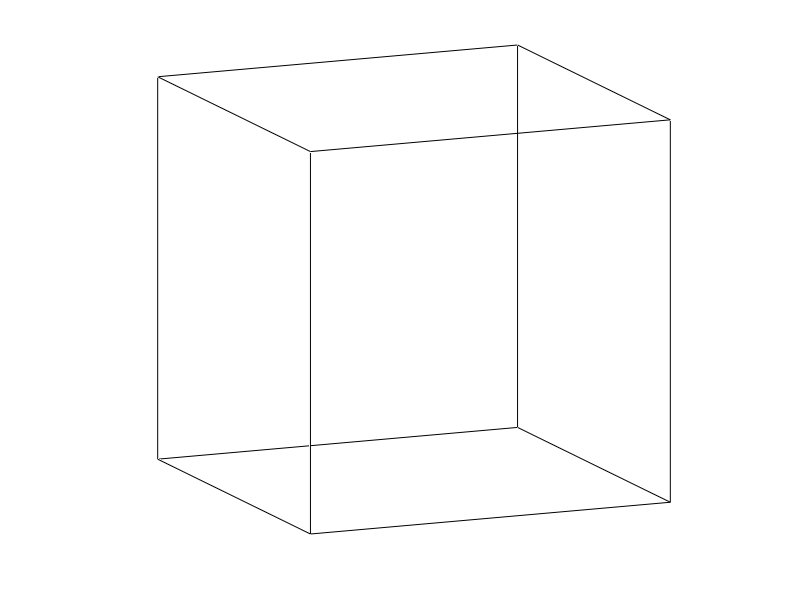

Reproduce this figure in MATLAB.
clear all; clc; fclose all;
fid=fopen('Si_6.dat'); 
A=fscanf(fid,'%d    %f   %f    %f    %f   %d',[6 inf]);
A=A';
stt=A(:, 1); x=A(:, 2); y=A(:, 3); z=A(:, 4);
q=A(:,6);
id=A(:,5);

    NCL=17;
    sh1=sum(id==1);
    sh2=sum(id==2);
    sh=sh1+sh2;
    rmin=2.401;
    SPTO(sh1, 7)=0;
    SPT(1,8)=0;
%     fid=fopen('md0.dat'); 
%     A1=fscanf(fid,'%d  %f',[2 1]);
     l=66.3103-0.65; l2=l/2;
% assign id for clusters   
for i=1:sh1
    idcl(i)=i;
end
%==========================
for i=1:sh1
    dem(i)=0; k=0;
   for j=sh1+1:sh1+sh2
           rx=x(i)-x(j); 
           if (rx>l2) rx=rx-l;
           elseif (rx<(-l2)) rx=rx+l;
           end
           ry=y(i)-y(j);
           if (ry>l2) ry=ry-l;
           elseif (ry<(-l2)) ry=ry+l;
           end
           rz=z(i)-z(j);
           if (rz>l2) rz=rz-l;
           elseif (rz<(-l2)) rz=rz+l;
           end
           kc=sqrt(rx*rx+ry*ry+rz*rz);
              if((kc>0.001)&(kc<rmin))
                  dem(i)=dem(i)+1;  k=k+1;  SPTO(i,k)=j;idcl(j)=i;
              end
   end
   
   SPT(k)=SPT(k)+1;
 end
% assign id for clusters   
for i=1:sh1
    idcl(i)=i;
end
%==========================

  for i=1:sh1
   for j=i+1:sh1
        for k= SPTO(i,1:7) 
             for k1= SPTO(j,1:7) 
                        if (k==k1)&(k>0)
                              
                              b=idcl(i);
                              c=idcl(j); 
                              a=min(b,c);
                              for i1=1:sh
                                    if ((idcl(i1)==b)|(idcl(i1)==c))  
                                     idcl(i1)=a;
                                    end                                            
                                  end

                                  for i2=1:7
                                      if (SPTO(i, i2)>0)
                                      idcl(SPTO(i,i2)) =a;  
                                      end

                                      if (SPTO(j, i2)>0)
                                      idcl(SPTO(j,i2))=a;
                                      end 
                                  end   
                              idcl(i)=a; 
                              idcl(j)=a;
                              break; 
                          end
             end
                        
        end 
        %=================
   end
  end
  
  k=0;
  for i=1:sh
      tam=sum(idcl==i);
            if (tam>0)
                k=k+1; 
                Nat_cl(k)=tam;
                id_cl(k)=i;
            end
                
  end
  M=[Nat_cl; id_cl];
 
 
  k=0;
for i=1: max(Nat_cl)
    k=k+1;
    Nth(k)=sum(Nat_cl==i); Natom(k)=i;      
end
M2=[ Nth; Natom ];
M=M';    
M2=M2';
j=0;
for i=1: max(Nat_cl)
      if M2(i, 1)>0
         j=j+1;
        M3(j, :)= M2(i,:);
    end
end
%phan bo dam
PBD=fopen('pbd.dat', 'a');
fid=fopen('ghidam.dat', 'w');
for i=1:length(M3(:, 1))
     
    fprintf(PBD, '% 10d  %10d \n', M3(i, 1), M3(i, 2));
end
    fprintf(PBD, '\n  \n') ;
          
  
  %==========================================================
 mau2=[0 0 0];mau3= [1 1 0]; mau1=[1 0 1];
 [Sx Sy Sz]=sphere(40);
 ii=0;
 N=sh;
for i=1:N
    if (idcl(i)==NCL)
     if(id(i)==1)
         Ray=.45; mau=mau1;
     elseif (id(i)==2)
         Ray=.35; mau=mau2;
     elseif (id(i)==3)
         Ray=.55; mau=mau3;
    end
          surface((Ray*Sx + x(i)),(Ray*Sy + y(i)),(Ray*Sz + z(i)),'FaceColor',mau, 'EdgeColor','none'); 
          ii=ii+1
          fprintf(fid, '%6d  %12.3f  %12.3f% 12.3f %6d  %6d \n', ii, x(i), y(i), z(i), id(i), q(i));
          
    end
end
%+++++++++++++++++++++++
[xcyl,ycyl,zcyl]=cylinder(1,40); %z-oriented
dirc=[1e-10 1e-10 100000']; %Create a vector with a z-direction
Ray=0.15;
colorbond2=mau2;
                                        
  for i=1:N
    for j=1:N
        if(idcl(i)==NCL)&(idcl(j)==NCL)
     r=sqrt((x(i)-x(j))*(x(i)-x(j))+(y(i)-y(j))*(y(i)-y(j))+(z(i)-z(j))*(z(i)-z(j))); 
        if (((r<3.6)&(id(i)==3)&(id(j)==2))|((r<rmin)&(id(i)==1)&(id(j)==2)))
            a=xcyl*Ray;
            b=ycyl*Ray;
            c=zcyl;
            
                     if((id(i)==1))
                                           
                         colorbond1=mau1; 
                     end
                       if((id(i)==3))
                                           
                         colorbond1=mau3; 
                     end
                     
                    %first atom position
                    pc(1,1:3)= [x(i), y(i), z(i) ];
                    %second atom position
                    pc(2,1:3)= [(x(j)+x(i))/2, (y(j)+y(i))/2,(z(j)+z(i))/2];
                    %Bond creation
                    [m,I]=sort(pc(:,3));
                     a1=I(1);
                     b1=I(2);
                     h=surface(a+pc(a1,1),b+pc(a1,2),r*c/2+pc(a1,3),'FaceColor',colorbond1, 'EdgeColor','none');
                     a=pc(b1,:)-pc(a1,:);
                     b=dirc;
                     cr(1) = b(3)*a(2) - b(2)*a(3);
                     cr(2) = b(1)*a(3) - b(3)*a(1);
                     cr(3) = b(2)*a(1) - b(1)*a(2);
                     dir=pc(a1,:)+cr;
                     alfa=(180/pi)*(atan2(pc(b1,3)-pc(a1,3),((pc(b1,1)-pc(a1,1))^2+(pc(b1,2)-pc(a1,2))^2)^(1/2))-pi/2);                               
                     rotate(h,dir,alfa,pc(a1,:)+1e-9)
                     % ve nua tru sau
                     a=xcyl*Ray;
                     b=ycyl*Ray;
                     c=zcyl;
                    %first atom position
                    pc(1,1:3)= pc(2,1:3);
                    %second atom position
                    pc(2,1:3)= [x(j), y(j),z(j)];
                    %Bond creation
                    [m,I]=sort(pc(:,3));
                     a1=I(1);
                     b1=I(2);
                     h=surface(a+pc(a1,1),b+pc(a1,2),r*c/2+pc(a1,3),'FaceColor',colorbond2, 'EdgeColor','none');
                     a=pc(b1,:)-pc(a1,:);
                     b=dirc;
                     cr(1) = b(3)*a(2) - b(2)*a(3);
                     cr(2) = b(1)*a(3) - b(3)*a(1);
                     cr(3) = b(2)*a(1) - b(1)*a(2);
                     dir=pc(a1,:)+cr;
                     alfa=(180/pi)*(atan2(pc(b1,3)-pc(a1,3),((pc(b1,1)-pc(a1,1))^2+(pc(b1,2)-pc(a1,2))^2)^(1/2))-pi/2);                               
                     rotate(h,dir,alfa,pc(a1,:)+1e-9)
       
        end 
        end
                end 
  end

%====================
  mau3=[0 0 0];
  k1=1;
  Lx1=0;  Ly1=0;  Lz1=0;
  Lx2=l;  Ly2=l;  Lz2=l;
line([Lx1, Lx2],[Ly1, Ly1], [Lz1, Lz1],'Color',mau3,'LineWidth',k1*Ray);
line([Lx1, Lx2],[Ly1, Ly1], [Lz2, Lz2],'Color',mau3,'LineWidth',k1*Ray);
line([Lx1, Lx2],[Ly2, Ly2], [Lz1, Lz1],'Color',mau3,'LineWidth',k1*Ray);
line([Lx1, Lx2],[Ly2, Ly2], [Lz2, Lz2],'Color',mau3,'LineWidth',k1*Ray);

line([Lx2, Lx2],[Ly1, Ly1], [Lz1, Lz2],'Color',mau3,'LineWidth',k1*Ray);
line([Lx2, Lx2],[Ly2, Ly2], [Lz1, Lz2],'Color',mau3,'LineWidth',k1*Ray);
line([Lx1, Lx1],[Ly1, Ly1], [Lz1, Lz2],'Color',mau3,'LineWidth',k1*Ray);
line([Lx1, Lx1],[Ly2, Ly2], [Lz1, Lz2],'Color',mau3,'LineWidth',k1*Ray);

line([Lx2, Lx2],[Ly1, Ly2], [Lz1, Lz1],'Color',mau3,'LineWidth',k1*Ray);
line([Lx2, Lx2],[Ly1, Ly2], [Lz2, Lz2],'Color',mau3,'LineWidth',k1*Ray);
line([Lx1, Lx1],[Ly1, Ly2], [Lz1, Lz1],'Color',mau3,'LineWidth',k1*Ray);
line([Lx1, Lx1],[Ly1, Ly2], [Lz2, Lz2],'Color',mau3,'LineWidth',k1*Ray);
%//////////////////////////////////////////////////////////////////////////

 view(67, 12)                  
lighting gouraud
camlight
rotate3d on
set(gca,'DataAspectRatio',[ 1 1 1 ])
set(gca,'PlotBoxAspectRatio',[ 1 1 1 ])
set(gca,'CameraViewAngleMode','manual')
set(gcf,'Color',[1 1 1]);                %[0.1 0.2 0.8])
set(gcf,'Name','atomic viewer creat by HONGNV')
set(gca,'XTick',[])
set(gca,'YTick',[])
set(gca,'ZTick',[])
axis off
hold off
fclose(fid);

%======================================================================
    
   fclose all
       
       
   
 



